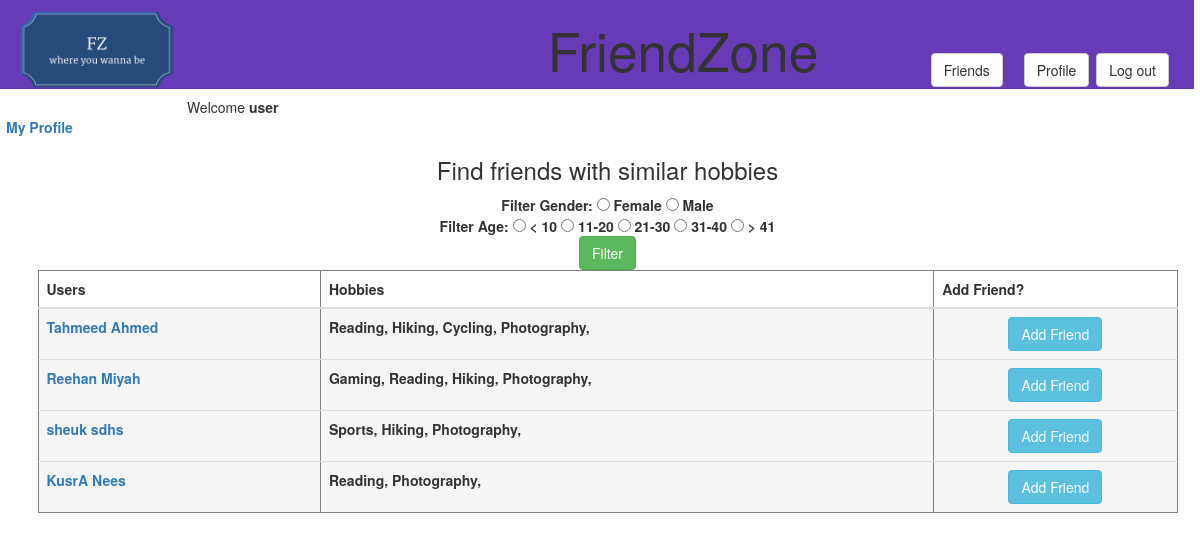
/index/ (signed in), run on an earlier commit of the app's database.
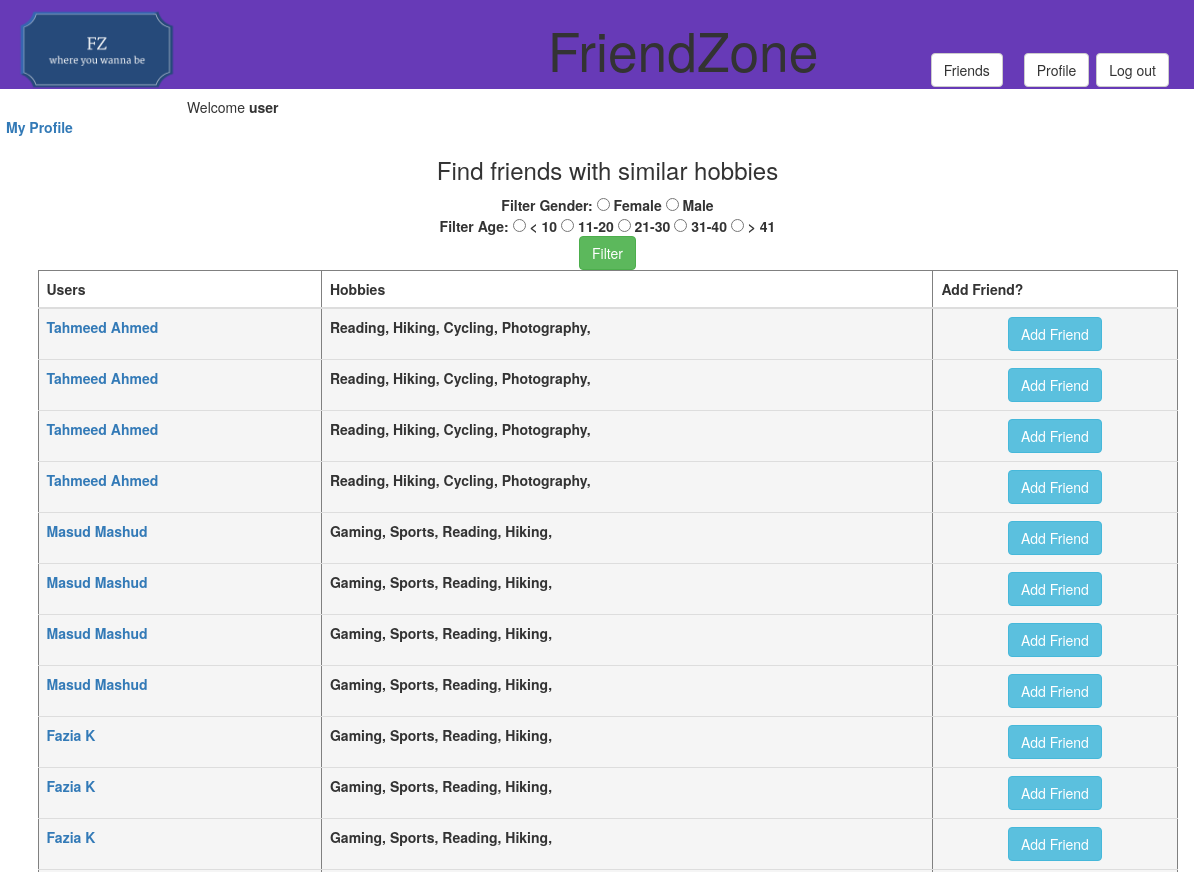
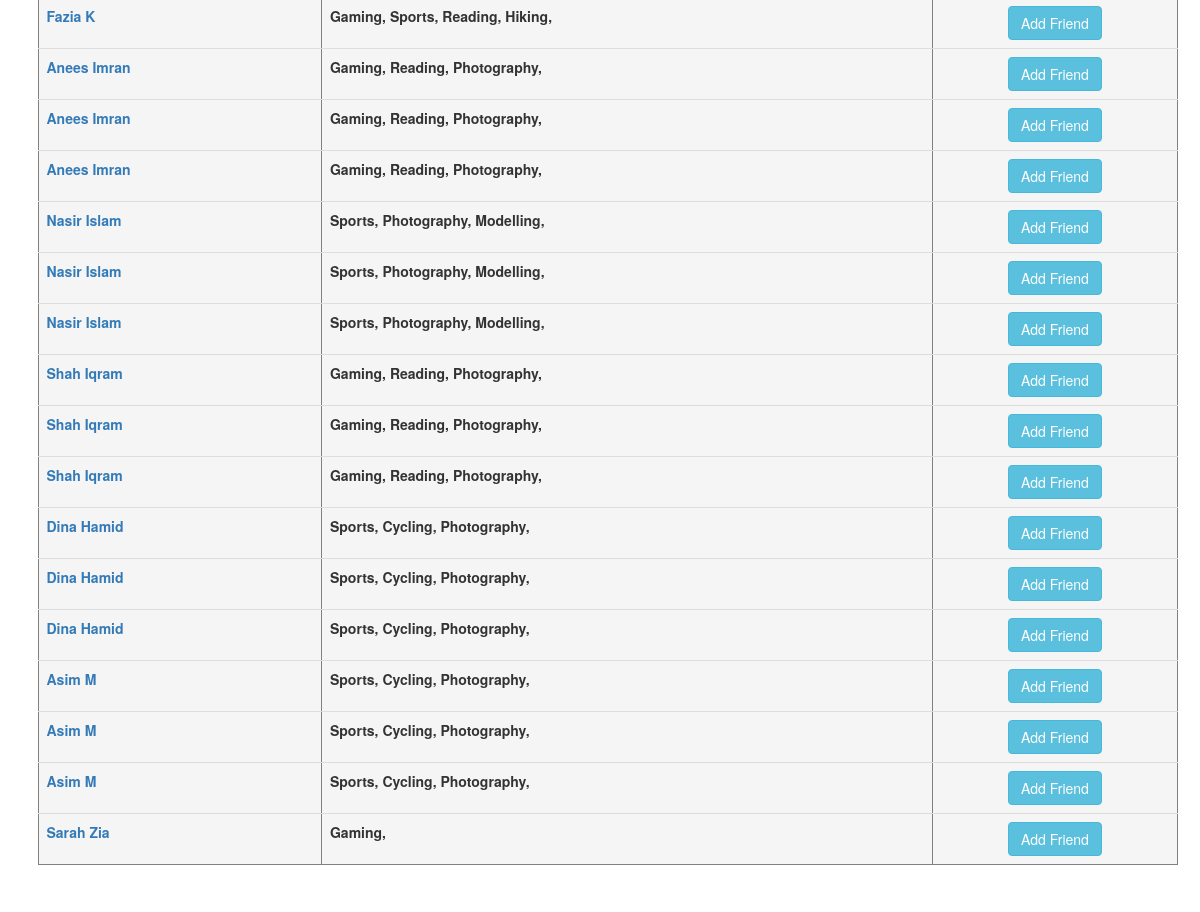
And on a later commit of the database (2 pictures, top to bottom).
### FriendZoneApp/models.py (models this page shows, shortened)
class UserProfileModel(models.Model):
    user = models.OneToOneField(User, on_delete=models.CASCADE)
    first_name = models.CharField(max_length = 254)
    last_name = models.CharField(max_length = 254)
    gender = models.CharField(max_length = 1, choices = (('M', 'Male'), ('F', 'Female')), blank = True)
    age = models.PositiveIntegerField(blank = True, null = True)
    image = models.ImageField(default = 'default.jpg', upload_to='media/profile_images', blank = True)
    dob = models.DateField(blank = True, null = True)
    email = models.EmailField(blank = True, unique = True)
    hobby = models.ManyToManyField(Hobby, blank = True)
    friend = models.ManyToManyField('self', blank = True)
    profileBio = models.CharField(max_length=254, blank = True)
    class Meta:
        verbose_name = 'Profile'
        verbose_name_plural = 'Profiles'

class Hobby(models.Model):
    objects = HobbyManager()
    hobby = models.CharField(max_length= 20, choices = (('Gaming', 'Gaming'), ('Sports', 'Sports'),
    ('Reading', 'Reading'), ('Hiking', 'Hiking'), ('Cycling', 'Cycling'), ('Photography', 'Photography'),
    ('Modelling', 'Modelling')), blank = True)
    def __str__(self):
        return self.hobby

### FriendZoneApp/views.py (the view)
# urls.py: path('index/', views.index, name='index'),
@login_required
def index(request):
    user = request.user
    userProfile = UserProfileModel.objects.get(user = user)
    userHobbies = userProfile.hobby
    otherUserProfiles = UserProfileModel.objects.exclude(user = request.user) #excluding logged in user
    similarUsers = []
    for a in otherUserProfiles:
        theirHobbies = a.hobby
        for aH in theirHobbies.all():
            for uH in userHobbies.all():
                if aH==uH:
                    similarUsers.append(a)
    sortedUsers = []
    copySimUsers = similarUsers[:]
    for sUser in copySimUsers:
        temp = {
            0: sUser.id,
            1: sUser.first_name,
            2: sUser.last_name,
            3: sUser.hobby.all(),
            'count': sUser.hobby.all().count()
        }
        sortedUsers.append(temp) #adding dictinary to the list
    sortedUsers.sort(key=operator.itemgetter('count'), reverse = True) #sorting the users in the list by count of hobbies
    context = {
        'loggedInUser' : user,
        'userProfile' : userProfile,
        'similarUsers' : similarUsers,
        'oUP' : otherUserProfiles,
        'sortedUsers': sortedUsers
    }
    return render(request, 'FriendZoneApp/index.html', context) # rendering required page with the context needed

### FriendZoneApp/templates/FriendZoneApp/index.html (shortened to what this page needs)
{% extends "FriendZoneApp/header.html" %}
{% block content %}
<head>
  <link rel="stylesheet" href="https://maxcdn.bootstrapcdn.com/bootstrap/3.3.7/css/bootstrap.min.css">
</head>
        <a href="/profile/{{ userProfile.id }}"> My Profile </a>
    <div class = "container">
      <div class="container">
        <center/>
        <div class = "main">
        <h3> Find friends with similar hobbies </h3>
        Filter Gender:
         <input type='radio' id='maleFilter' name='genderFilter' value='F'> Female
          <input type='radio' id='femaleFilter' name='genderFilter' value='M'> Male
            <br/>
          Filter Age:
          <input type='radio' id='lessThan10' name='ageFilter' value='lessThan10'> &lt; 10
          <input type='radio' id='11-20' name='ageFilter' value='11-20'> 11-20
          <input type='radio' id='21-30' name='ageFilter' value='21-30'> 21-30
          <input type='radio' id='31-40' name='ageFilter' value='31-40'> 31-40
          <input type='radio' id='moreThan41' name='ageFilter' value='moreThan41'> &gt; 41
            <br/>
        <center> <button class="btn btn-success" id='filterButton'>Filter</button> <center/>
        </div>
      </div>
          <div class ="container">
        <div class="table-responsive">
        <table class ="table table-hover" id='table' border="solid">
          <thead>
            <tr>
                <th scope="col">Users</th>
                <th scope="col">Hobbies</th>
                <th scope="col">Add Friend?</th>
            </tr>
          </thead>
        {% for member in sortedUsers %}
            <tr>
                <td class="active"> <a href="/profile/{{ member.0 }}"> {{ member.1 }} {{ member.2 }}</a> </td>
                <td class="active">
                    {% for h in member.3 %}
                        {{ h }},
                    {% endfor %}
                </td>
                <td class="active"> <a href= "/addFriend/{{ userProfile.id }}/{{ member.0 }}" ><center><button id= 'addFriendButton' class ="btn btn-info" onclick="confirm()"> Add Friend </button><center/> </a> </td>
            </tr>
        {% endfor %}
        </table>
        </div>
      </div>
{% endblock %}

What changed in the data, as far as the page shows it:
removed UserProfileModel: first_name "Reehan", last_name "Miyah"
removed UserProfileModel: first_name "sheuk", last_name "sdhs"
removed UserProfileModel: first_name "KusrA", last_name "Nees"
shown differently, row unchanged: Hobby "Reading": moves from the list under "Reehan" to the list under "Tahmeed"
shown differently, row unchanged: Hobby "Hiking": moves from the list under "Reehan" to the list under "Tahmeed"
now on one of the page's lists (row unchanged): Hobby: hobby "Cycling"
shown differently, row unchanged: Hobby "Photography": moves from the list under "Reehan" to the list under "Tahmeed"
added UserProfileModel: first_name "Masud" "Masud" "Masud" "Masud", last_name "Mashud" "Mashud" "Mashud" "Mashud"
shown differently, row unchanged: Hobby "Gaming": moves from the list under "Reehan" to the list under "Masud"
shown differently, row unchanged: Hobby "Sports": moves from the list under "sheuk" to the list under "Masud"
added UserProfileModel: first_name "Fazia" "Fazia" "Fazia" "Fazia"
added UserProfileModel: first_name "Anees" "Anees" "Anees", last_name "Imran" "Imran" "Imran"
added UserProfileModel: first_name "Nasir" "Nasir" "Nasir", last_name "Islam" "Islam" "Islam"
now on this page (row unchanged): Hobby: hobby "Modelling"
added UserProfileModel: first_name "Shah" "Shah" "Shah", last_name "Iqram" "Iqram" "Iqram"
added UserProfileModel: first_name "Dina" "Dina" "Dina", last_name "Hamid" "Hamid" "Hamid"
added UserProfileModel: first_name "Asim" "Asim" "Asim"
added UserProfileModel: first_name "Sarah", last_name "Zia"
Also different on the page:
new list line: "Tahmeed Ahmed"
new list line: "Add Friend"
new list line: "K Add Friend"
new list line: "M Add Friend"
list line gone: "Add Friend"
